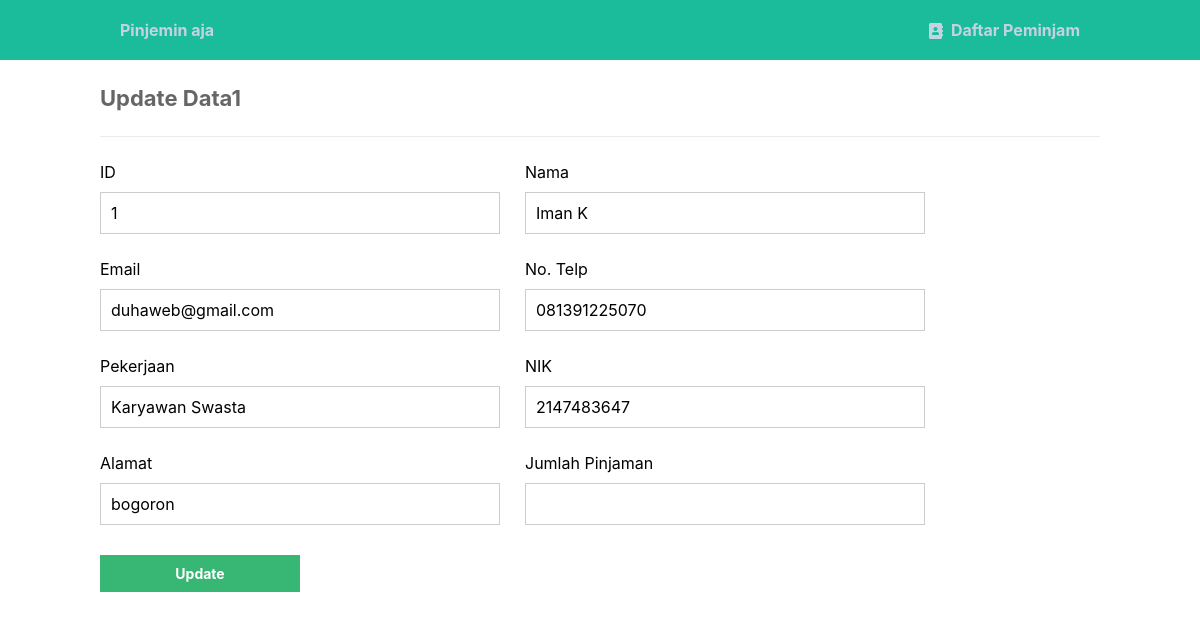
The app's page /table_pinjem/update.php?id=1 with its own data.
### tables this page shows
CREATE TABLE `kontak` (
  `id` int(11) NOT NULL,
  `nama` varchar(50) NOT NULL,
  `email` varchar(50) NOT NULL,
  `notelp` varchar(30) NOT NULL,
  `pekerjaan` varchar(50) NOT NULL,
  `nik` varchar(16) NOT NULL,
  `alamat` varchar(255) NOT NULL,
  `pinjaman` varchar(255) NOT NULL
);

### table_pinjem/update.php (the view, shortened to what this page needs)
<?php
include 'functions.php';
$pdo = pdo_connect_mysql();
if (isset($_GET['id'])) {
    $stmt = $pdo->prepare('SELECT * FROM kontak WHERE id = ?');
    $stmt->execute([$_GET['id']]);
    $contact = $stmt->fetch(PDO::FETCH_ASSOC);
} else {
    exit('No ID specified!');
}
?>
<?= template_header('Read') ?>
<div class="content update">
    <h2>Update Data<?= $contact['id'] ?></h2>
    <form action="update.php?id=<?= $contact['id'] ?>" method="post">
        <label for="id">ID</label>
        <label for="nama">Nama</label>
        <input type="text" name="id" value="<?= $contact['id'] ?>" id="id">
        <input type="text" name="nama" value="<?= $contact['nama'] ?>" id="nama">
        <label for="email">Email</label>
        <label for="notelp">No. Telp</label>
        <input type="text" name="email" value="<?= $contact['email'] ?>" id="email">
        <input type="text" name="notelp" value="<?= $contact['notelp'] ?>" id="notelp">
        <label for="pekerjaan">Pekerjaan</label>
        <label for="nik">NIK</label>
        <input type="text" name="pekerjaan" value="<?= $contact['pekerjaan'] ?>" id="title">
        <input type="number" name="nik" value="<?= $contact['nik'] ?>" id="nik">
        <label for="alamat">Alamat</label>
        <label for="pinjaman">Jumlah Pinjaman</label>
        <input type="text" name="alamat" value="<?= $contact['alamat'] ?>" id="alamat">
        <input type="number" name="pinjaman" value="<?= $contact['pinjaman'] ?>" id="pinjaman">
        <input type="submit" value="Update">
    </form>
</div>
<?= template_footer() ?>

### table_pinjem/style.css (style rules this page uses)
* { box-sizing: border-box; font-family: -apple-system, BlinkMacSystemFont, "segoe ui", roboto, oxygen, ubuntu, cantarell, "fira sans", "droid sans", "helvetica neue", Arial, sans-serif; font-size: 16px; -webkit-font-smoothing: antialiased; -moz-osx-font-smoothing: grayscale; }
body { background-color: #FFFFFF; margin: 0; }
.content { width: 1000px; margin: 0 auto; }
.content h2 { margin: 0; padding: 25px 0; font-size: 22px; border-bottom: 1px solid #ebebeb; color: #666666; }
.update form { padding: 15px 0; display: flex; flex-flow: wrap; }
.update form label { display: inline-flex; width: 400px; padding: 10px 0; margin-right: 25px; }
.update form input { padding: 10px; width: 400px; margin-right: 25px; margin-bottom: 15px; border: 1px solid #cccccc; }
.update form input[type="submit"] { display: block; background-color: #38b673; border: 0; font-weight: bold; font-size: 14px; color: #FFFFFF; cursor: pointer; width: 200px; margin-top: 15px; }

### records on screen
kontak: id "1", nama "Iman K", email "duhaweb@gmail.com", notelp "081391225070", pekerjaan "Karyawan Swasta", nik "2147483647", alamat "bogoron"
